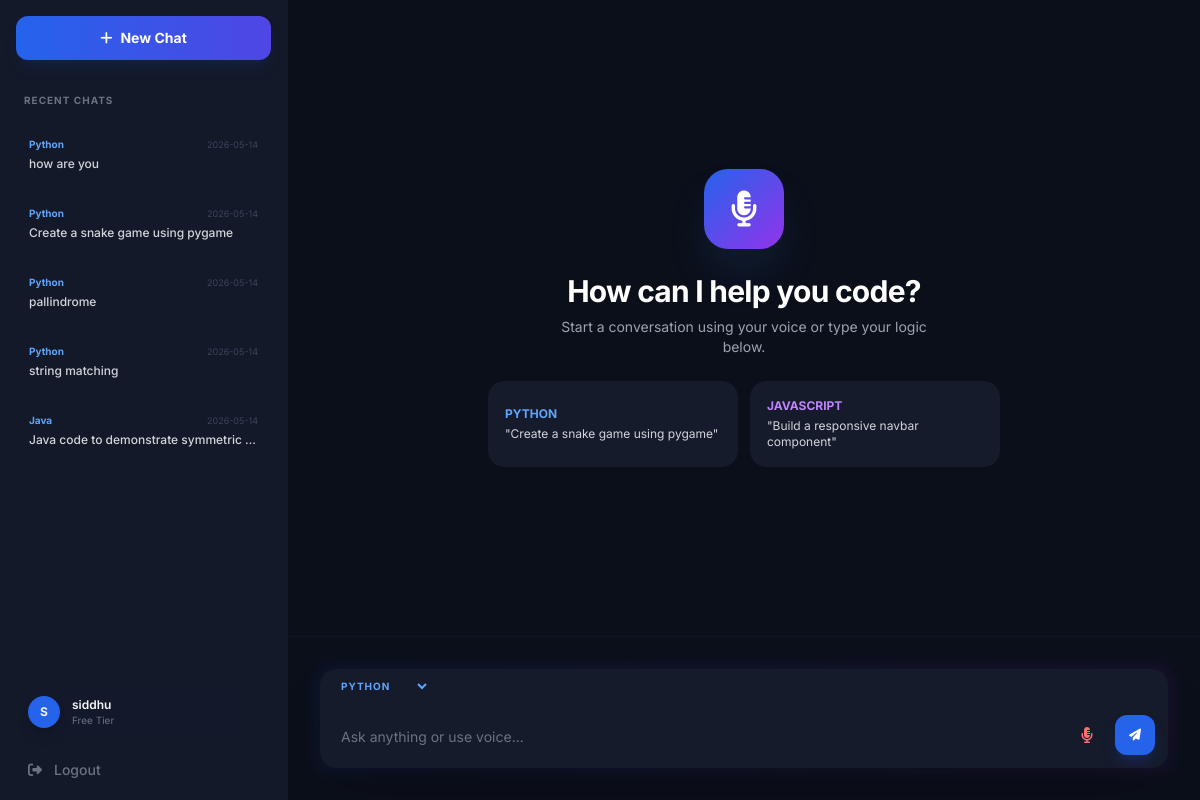
The app's page /dashboard (signed in) with its own data.
### tables this page shows
CREATE TABLE conversations (
            id INTEGER PRIMARY KEY AUTOINCREMENT,
            user_id INTEGER NOT NULL,
            title TEXT NOT NULL,
            language TEXT NOT NULL,
            timestamp DATETIME DEFAULT CURRENT_TIMESTAMP,
            FOREIGN KEY (user_id) REFERENCES users (id)
        );

CREATE TABLE users (
            id INTEGER PRIMARY KEY AUTOINCREMENT,
            username TEXT NOT NULL UNIQUE,
            email TEXT NOT NULL UNIQUE,
            password TEXT NOT NULL
        );

### app.py (the view)
@app.route('/dashboard')
@login_required
def dashboard():
    conn = get_db_connection()
    conversations = conn.execute(
        'SELECT * FROM conversations WHERE user_id = ? ORDER BY timestamp DESC',
        (current_user.id,)
    ).fetchall()
    conn.close()
    return render_template('dashboard.html', conversations=conversations)

### app.py (called while the page is built)
@login_manager.user_loader
def load_user(user_id):
    conn = get_db_connection()
    user_data = conn.execute('SELECT * FROM users WHERE id = ?', (user_id,)).fetchone()
    conn.close()
    if user_data:
        return User(user_data['id'], user_data['username'], user_data['email'], user_data['password'])
    return None

### database.py (called while the page is built)
def get_db_connection():
    conn = sqlite3.connect(DATABASE)
    conn.row_factory = sqlite3.Row
    return conn

### templates/dashboard.html (shortened to what this page needs)
<!DOCTYPE html>
<html lang="en" class="dark">
<head>
    <script src="https://cdn.tailwindcss.com?plugins=typography"></script>
    <link rel="stylesheet" href="https://cdnjs.cloudflare.com/ajax/libs/font-awesome/6.4.0/css/all.min.css">
    <link href="https://cdnjs.cloudflare.com/ajax/libs/prism/1.29.0/themes/prism-tomorrow.min.css" rel="stylesheet" />
</head>
<body class="bg-[#0b0f1a] text-gray-100 h-screen overflow-hidden flex antialiased">
    <aside class="w-72 bg-[#151b2b]/95 backdrop-blur-xl border-r border-gray-800/50 flex flex-col hidden md:flex transition-all duration-300 z-10">
        <div class="p-4 border-b border-gray-800/50">
            <button id="new-chat-btn" class="w-full py-3 px-4 bg-gradient-to-r from-blue-600 to-indigo-600 hover:from-blue-500 hover:to-indigo-500 text-white rounded-xl transition-all flex items-center justify-center font-bold text-sm shadow-lg shadow-blue-900/20">
                <i class="fa-solid fa-plus mr-2"></i> New Chat
            </button>
        </div>
        <div class="p-4 flex-1 overflow-y-auto chat-container">
            <h3 class="text-[10px] uppercase text-gray-500 font-bold mb-4 tracking-widest px-2">Recent Chats</h3>
            <div class="space-y-2">
                {% if conversations %}
                    {% for conv in conversations %}
                    <div class="conv-item w-full text-left p-3 rounded-xl hover:bg-[#242b3d]/60 border border-transparent hover:border-gray-700/50 transition-all cursor-pointer group relative" data-id="{{ conv.id }}" data-language="{{ conv.language }}">
                        <div class="flex justify-between items-center mb-1">
                            <span class="text-[10px] font-bold text-blue-400 group-hover:text-blue-300">{{ conv.language }}</span>
                            <span class="text-[9px] text-gray-600">{{ conv.timestamp.split(' ')[0] }}</span>
                        </div>
                        <p class="truncate text-gray-300 text-xs font-medium group-hover:text-white" title="{{ conv.title }}">{{ conv.title }}</p>
                    </div>
                    {% endfor %}
                {% else %}
                    <p class="text-xs text-gray-600 text-center py-10">No chats yet.</p>
                {% endif %}
            </div>
        </div>
        <div class="p-5 border-t border-gray-800/50">
            <div class="flex items-center space-x-3 mb-6 p-2 rounded-xl bg-gray-800/30">
                <div class="h-8 w-8 rounded-full bg-blue-600 flex items-center justify-center text-xs font-bold shadow-lg">
                    {{ current_user.username[0] | upper if current_user else 'U' }}
                </div>
                <div class="overflow-hidden">
                    <p class="font-semibold text-xs truncate">{{ current_user.username }}</p>
                    <p class="text-[10px] text-gray-500">Free Tier</p>
                </div>
            </div>
            <a href="/logout" class="flex items-center text-gray-500 hover:text-red-400 transition-all text-sm font-medium px-2">
                <i class="fa-solid fa-right-from-bracket mr-3"></i> Logout
            </a>
        </div>
    </aside>
    <main class="flex-1 flex flex-col h-screen overflow-hidden bg-[#0b0f1a]">
        <div id="chat-thread" class="flex-1 overflow-y-auto p-4 md:p-8 space-y-8 chat-container">
            <div id="welcome-state" class="h-full flex flex-col items-center justify-center text-center space-y-6">
                <div class="w-20 h-20 rounded-3xl bg-gradient-to-br from-blue-600 to-purple-600 flex items-center justify-center shadow-2xl shadow-blue-500/20">
                    <i class="fa-solid fa-microphone-lines text-white text-4xl"></i>
                </div>
                <div>
                    <h1 class="text-3xl font-bold text-white mb-2 tracking-tight">How can I help you code?</h1>
                    <p class="text-gray-400 text-sm max-w-sm mx-auto">Start a conversation using your voice or type your logic below.</p>
                </div>
                <div class="grid grid-cols-1 sm:grid-cols-2 gap-3 w-full max-w-lg">
                    <button class="suggestion-btn p-4 bg-[#151b2b] border border-gray-800 rounded-2xl text-left hover:border-blue-500/50 transition-all">
                        <p class="text-xs font-bold text-blue-400 mb-1">PYTHON</p>
                        <p class="text-xs text-gray-300">"Create a snake game using pygame"</p>
                    </button>
                    <button class="suggestion-btn p-4 bg-[#151b2b] border border-gray-800 rounded-2xl text-left hover:border-blue-500/50 transition-all">
                        <p class="text-xs font-bold text-purple-400 mb-1">JAVASCRIPT</p>
                        <p class="text-xs text-gray-300">"Build a responsive navbar component"</p>
                    </button>
                </div>
            </div>
        </div>
        <div class="w-full p-4 md:p-8 border-t border-gray-800/50 bg-[#0b0f1a]">
            <div class="max-w-4xl mx-auto relative group">
                <div class="relative bg-[#151b2b] border border-gray-800 rounded-2xl shadow-2xl overflow-hidden">
                    <div class="flex items-center px-4 py-2 border-b border-gray-800/50">
                        <select id="language-selector" class="bg-transparent text-[10px] font-bold text-blue-400 focus:outline-none cursor-pointer uppercase tracking-widest">
                            <option value="Python">Python</option>
                        </select>
                    </div>
                    <div class="flex items-end p-2">
                        <textarea id="prompt-textarea" rows="1" class="flex-1 bg-transparent border-none focus:ring-0 text-white placeholder-gray-500 p-3 text-sm resize-none custom-scrollbar" placeholder="Ask anything or use voice..."></textarea>
                        <div class="flex items-center space-x-2 p-1">
                            <button id="record-btn" class="h-10 w-10 flex items-center justify-center rounded-xl bg-gray-800 hover:bg-gray-700 text-red-400 transition-all" title="Voice Input">
                                <i class="fa-solid fa-microphone-lines"></i>
                            </button>
                            <button id="generate-btn" class="h-10 w-10 flex items-center justify-center rounded-xl bg-blue-600 hover:bg-blue-500 text-white transition-all shadow-lg shadow-blue-900/40">
                                <i class="fa-solid fa-paper-plane text-xs"></i>
                            </button>
                        </div>
                    </div>
                </div>
            </div>
        </div>
    </main>
</body>
</html>

### templates/dashboard.html (style rules this page uses)
body { font-family: 'Inter', sans-serif; }

### records on screen
conversations: language "Python", timestamp "2026-05-14", title "how are you"
conversations: language "Python", timestamp "2026-05-14", title "Create a snake game using pygame"
conversations: language "Python", timestamp "2026-05-14", title "pallindrome"
conversations: language "Python", timestamp "2026-05-14", title "string matching"
conversations: language "Java", timestamp "2026-05-14", title "Java code to demonstrate symmetric…"
users: username "S", username "siddhu"
